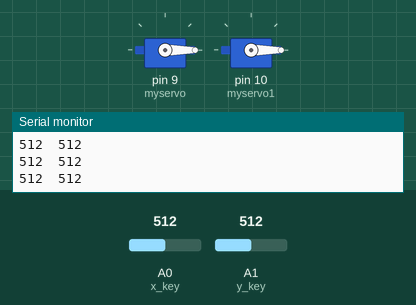
Simulated run of this sketch. Board: Arduino Uno, built with avr-gcc and run on an emulated ATmega328P. Parts: 2 × servo, the last lines printed to the serial monitor. The inputs (shaded band) are chosen by the test bench; at power-on: A1 (y_key) = 512, A0 (x_key) = 512.

Above: at 1.2 s.
1.3 s: A1 (y_key) set to 991
4.3 s: A1 (y_key) set to 1011
At 5.11 s:
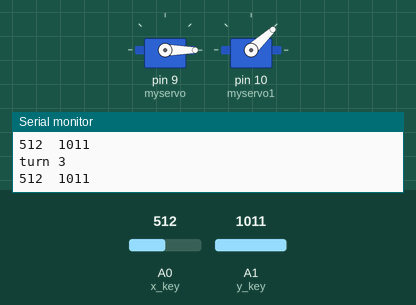
At 5.75 s:
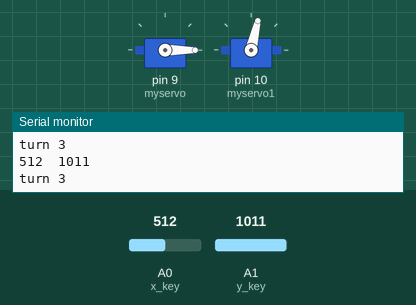
7.3 s: A0 (x_key) set to 21
At 8.8 s:
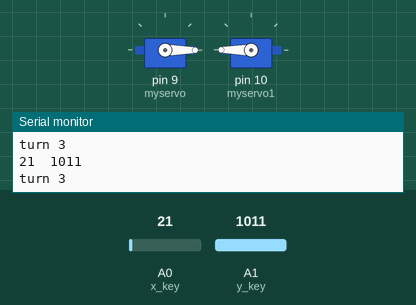
9.1 s: A0 (x_key) set to 18
12.1 s: A1 (y_key) set to 21
14.3 s: A1 (y_key) set to 17
At 15.7 s:
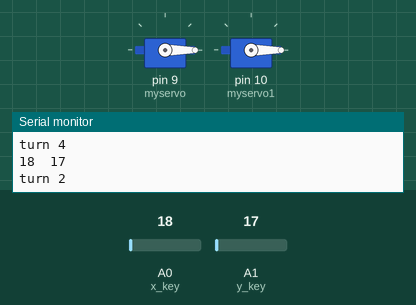
Timing chart, 0 to 17.3 s (numbered marks = the images above; inputs shaded):
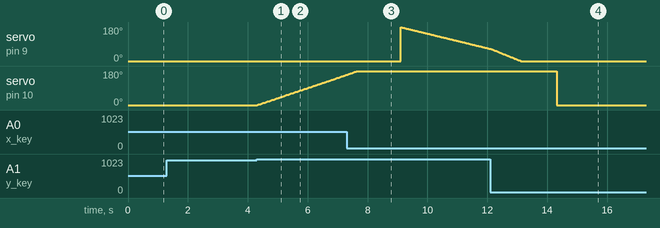

Measured:
- the behaviour switches between 1000 and 1001 on A1 (y_key) (found by bisection; images 0 and 1)
- the behaviour switches between 20 and 19 on A1 (y_key) (found by bisection; images 3 and 4)
- after the input at 4.3 s, servo on pin 10 (myservo1): moves from 0° to 159° over 3.0 s, starting at once
- after the input at 14.3 s, servo on pin 10 (myservo1): 180° → 0° at once

The sketch:

sketch_aug16a.ino
```cpp
#include <Servo.h>
Servo myservo;
Servo myservo1;
int x_key = A0;
int y_key = A1;
int xpos;
int ypos;
int pos = 0;
int pos1 = 180;
void setup() {
  Serial.begin(9600);
  pinMode(x_key,INPUT);
  pinMode(y_key,INPUT);
  myservo.attach(9);
  myservo1.attach(10);
  myservo.write(0);
  myservo1.write(0);

}

void loop()
{

 digitalWrite(13,HIGH);
 xpos = analogRead(x_key);
 ypos = analogRead(y_key);
  Serial.print(xpos);
  Serial.print("\t");
  Serial.println(ypos);

 if(xpos > 1000 && xpos != 0){
    turn1();

 }
  if(xpos < 20)
  {
    turn2();
  }
  if(ypos > 1000)
  {
   turn3();
  }
  if(ypos < 20 )
  {
    turn4();
  }
  //delay(1000);
 }
 void turn1()
 {
   //int pos = 0;

   int i=0;
      // goes from 0 degrees to 180 degrees
    // in steps of 1 degree
    //constrain(pos, 0,180);
    myservo.write(i++);

    Serial.println("turn 1");
  }
 void turn2()
 {
   //int pos1 = 0;
   pos1--;
    myservo.write(pos1);
    //constrain(pos1, 0,180);
    Serial.println("turn 2");
 }
 void turn3()
 {
   //int pos = 0;
   pos++;
   //constrain(pos, 0,180);
    myservo1.write(pos);
    //constrain(pos, 0,180);
    Serial.println("turn 3");
 }
 void turn4()
 {
   //int pos1 = 0;
    pos1--;
    //constrain(pos1, 0,180);
    myservo1.write(pos1);
    //constrain(pos1, 0,180);
    Serial.println("turn 4");
 }
```
